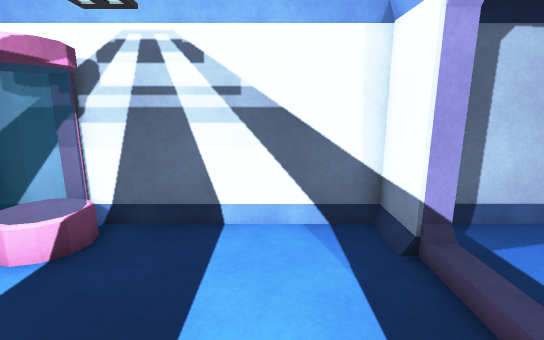
View 1 (above)

15 first-person views from a walk through a 3-D level made in the Unity game engine. The camera is 1.5 m above the floor, tilts 12° down and sees 85° across. The floor is counted in squares, 0.5 m on a side. Each view is taken from the middle of a square. On the plan, view 1 faces up. The plan holds only what a view shows up to about 20 squares ahead; the rest is blank. The player is left out. Door leaves are left out, so doorways stand open. Some surface patterns are stand-ins.

View 2
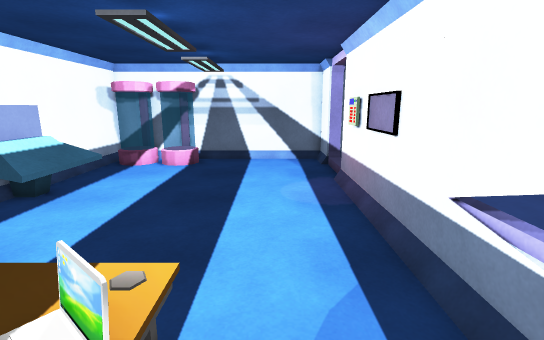

View 3
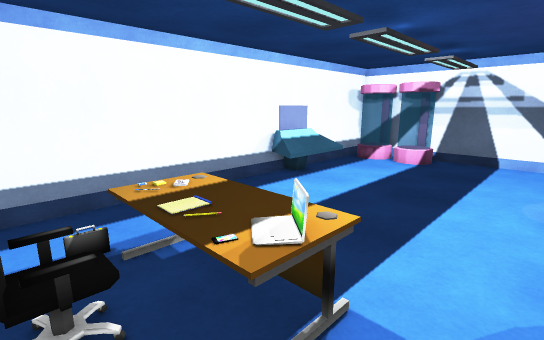

View 4
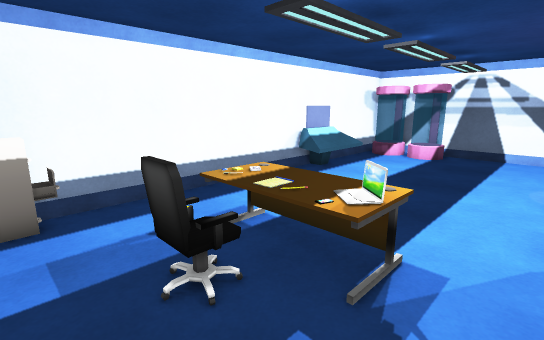

View 5
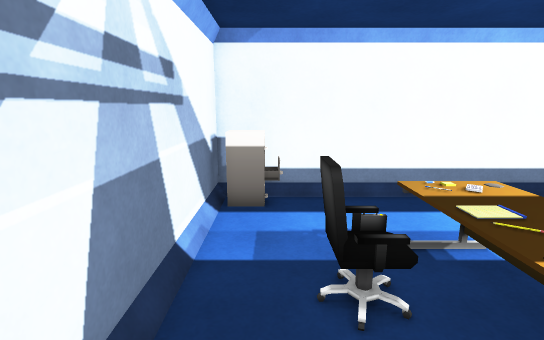

View 6
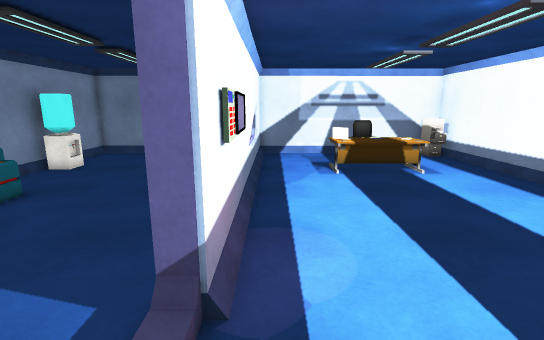

View 7
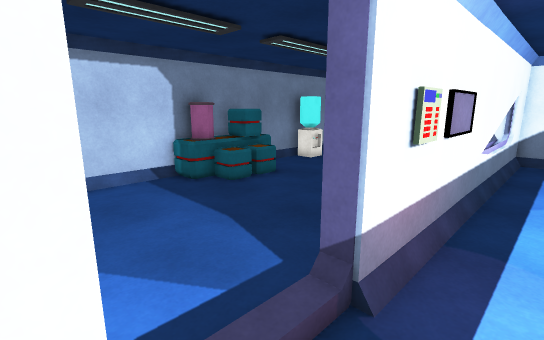

View 8
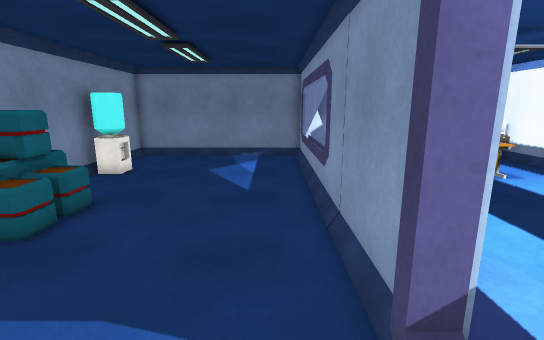

View 9
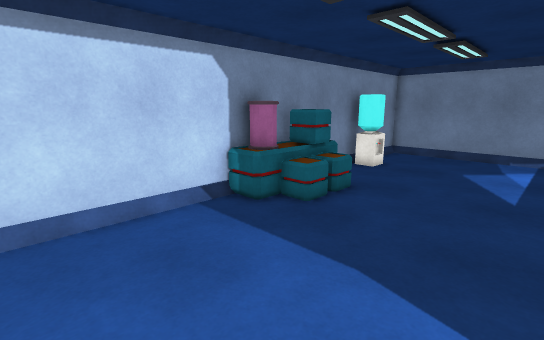

View 10
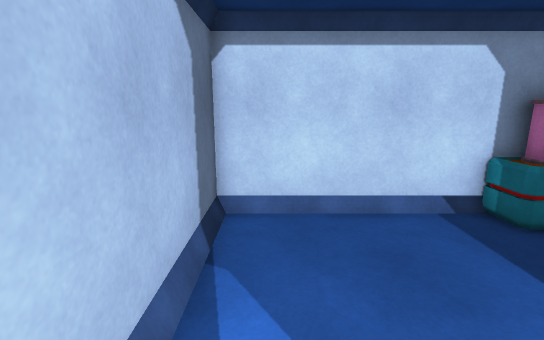

View 11
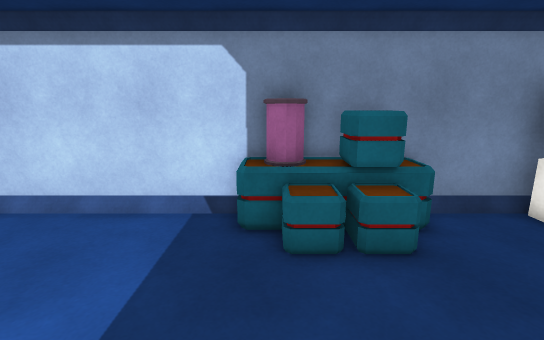

View 12
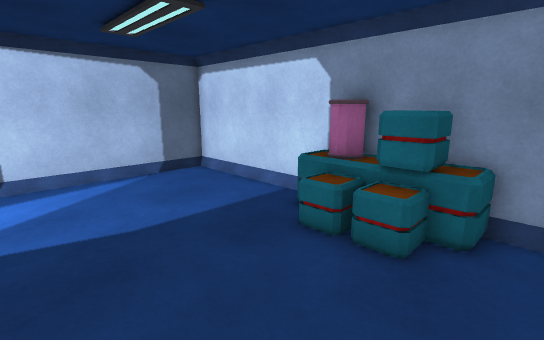

View 13
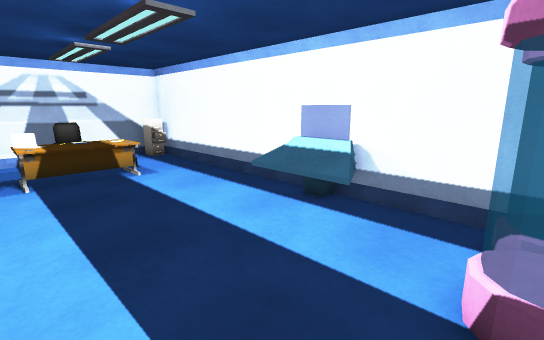

View 14
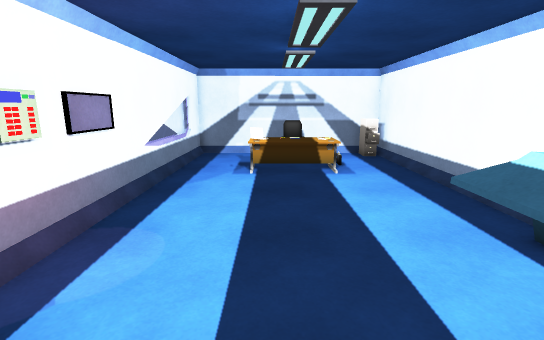

View 15
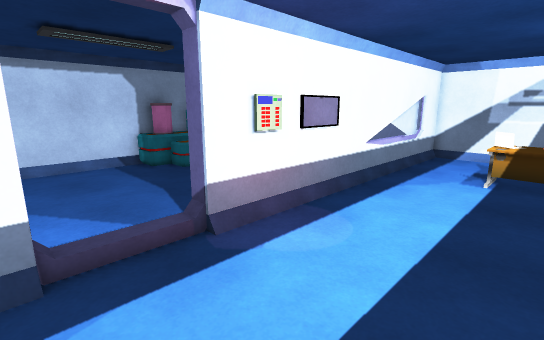

### Floor plan
Key: @ floor where view 1 was taken; # wall or solid block; . main floor; : floor 0.5 m higher than the main floor; D open door; = window, fence, low wall or low ledge; C console; E desk; L laptop; H chair; R crate; O other object.
Columns run from 9 left of view 1 to 14 right of it. Each row starts with its distance up from view 1.
  8 #######
  7 #OO O  ################
  6 #OOO:O......##........#
  5 #.O.O.......DD........#
  4 #...........DD........#
  3 #...........DD........#
  2 #CC.........##........#
  1 #CC.........#.........##
  0 #CC......@..#........RR#
 -1 #CC.........# ......RRR#
 -2 #CC.........# ......RRR#
 -3 #...........# ......RRR#
 -4 #...........#.......RRR#
 -5 #...........#........RR#
 -6 #...........#.........##
 -7 #...EEEEE...#.........#
 -8 #...EEELL...#........##
 -9 #...EEEOL...# .......##
-10 #.....H.....= ........#
-11 #....HH.....= ........#
-12 #O..........# ........#
-13 #O..........#.........#
-14 #######################

Where each view was taken, in squares from view 1:
view 1: 0 up, 0 right, facing up
view 2: 10 down, 0 right, facing up
view 3: 11 down, 1 right, facing up-left
view 4: 13 down, 1 right, facing up-left
view 5: 12 down, 1 right, facing left
view 6: 6 up, 2 right, facing down
view 7: 6 up, 1 right, facing down-right
view 8: 5 up, 5 right, facing down
view 9: 6 up, 5 right, facing down-right
view 10: 6 up, 5 right, facing right
view 11: 1 down, 5 right, facing right
view 12: 6 down, 5 right, facing up-right
view 13: 6 up, 0 right, facing down-left
view 14: 6 up, 2 left, facing down
view 15: 6 up, 3 left, facing down-right
